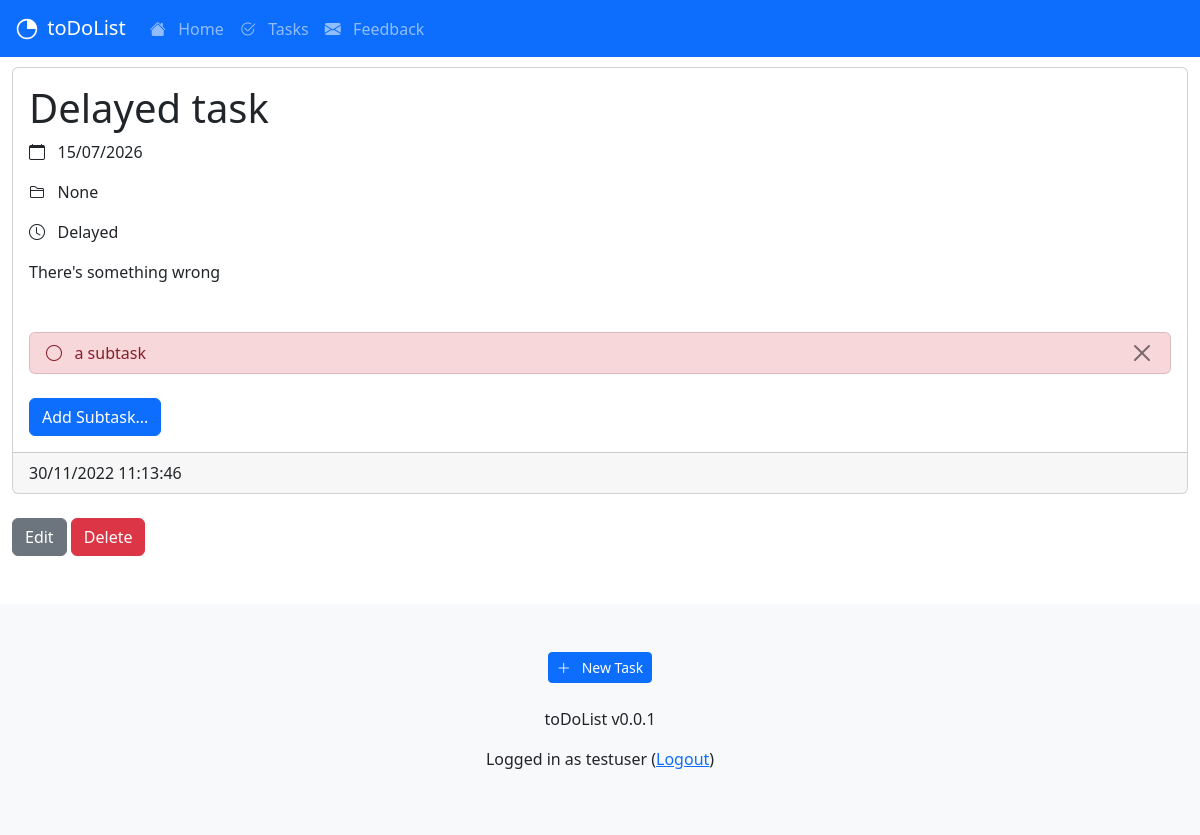
Before: /tasks/15 (signed in) with the older database file.
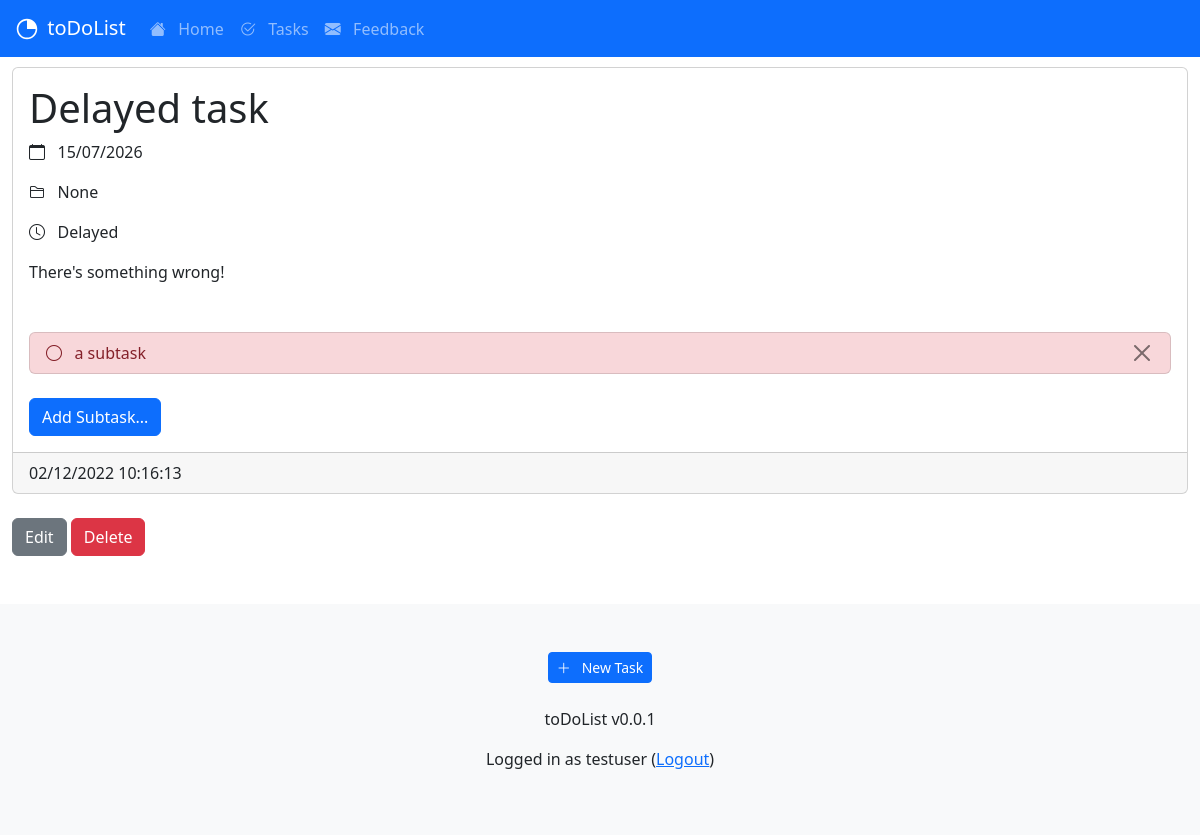
After: the same page with the newer database file.
### taskapp/models.py (models this page shows, shortened)
class Task(models.Model):
    title = models.CharField(max_length = 128, unique=True)
    description = models.TextField()
    created_at = models.DateTimeField(auto_now_add=True)
    updated_at = models.DateTimeField(auto_now=True)
    category = models.CharField(max_length = 128)
    status = models.CharField(max_length = 128)
    due_at = models.DateField()
    author = models.ForeignKey(User, on_delete=models.SET_NULL, null=True, blank=True)
    class Meta:
        indexes = [models.Index(fields=['title']), ]

### taskapp/views.py (the view)
# urls.py: path('<int:pk>', views.TaskDetailView.as_view(), name='tasks_detail'),
class TaskDetailView(LoginRequiredMixin, DetailView):
    model = Task
    template_name = 'taskapp/detail_view.html'
    def get_context_data(self, **kwargs):
        task = Task.objects.get(id=self.kwargs['pk'])
        context = {}
        context['task'] = task
        if(self.request.user == task.author or is_admin(self.request.user)):
            context['subtask_list'] = SubTask.objects.filter(task__id=self.kwargs['pk'])
            context['subtask_list_size'] = SubTask.objects.filter(task__id=self.kwargs['pk']).count
        else:
            raise PermissionDenied()
        return context

### taskapp/templates/taskapp/detail_view.html
{% extends "base.html" %}
{% block content %}
<body>
    <div class="card">
    <div class="card-body">
    <h1 class="card-title">{{ task.title }}</h1>
    <p><i class="bi bi-calendar"></i>&nbsp;&nbsp;&nbsp;{{ task.due_at|date:"SHORT_DATE_FORMAT" }}</p>
    <p><i class="bi bi-folder2"></i>&nbsp;&nbsp;&nbsp;{{ task.category }}</p>
    <p>
        {% if task.status == 'In progress' %}
            <i class="bi bi-circle-half"></i>
            {% elif task.status == 'Urgent' %}
            <i class="bi bi-arrow-up-circle"></i>
            {% elif task.status == 'Complete' %}
            <i class="bi bi-check-circle-fill"></i>
            {% elif task.status == 'Delayed' %}
            <i class="bi bi-clock"></i>
            {% else %}
            <i class="bi bi-circle"></i>
        {% endif %}
        &nbsp;&nbsp;{{ task.status }}</p>
    <p class="card-text"> {{ task.description|linebreaks }}</p>
    </div>
    <div class="card-body">
        {% include 'taskapp/subtask_list.html' with nid=task.id %}
        <div class="d-grid gap-2 d-md-block">
            <input type="button" class="btn btn-primary" onclick="location.href='{% url 'create_subtask' task.id %}';" value="Add Subtask..." />
        </div>
    </div>
    <div class="card-footer">
        {{ task.updated_at|date:"d/m/Y H:i:s" }}
    </div>
    </div>
    <br>
    <div class="d-grid gap-2 d-md-block">
        <input type="button" class="btn btn-secondary" onclick="location.href='{% url 'tasks_update' task.id %}';" value="Edit" />
        <input type="button" class="btn btn-danger" onclick="location.href='{% url 'tasks_delete' task.id %}';" value="Delete" />
    </div>
</body>
{% endblock content %}

Changed rows visible on the page:
changed Task "Delayed task": description "There's something wrong" → "There's something wrong!"; updated_at "30/11/2022 11:13:46" → "02/12/2022 10:16:13"
